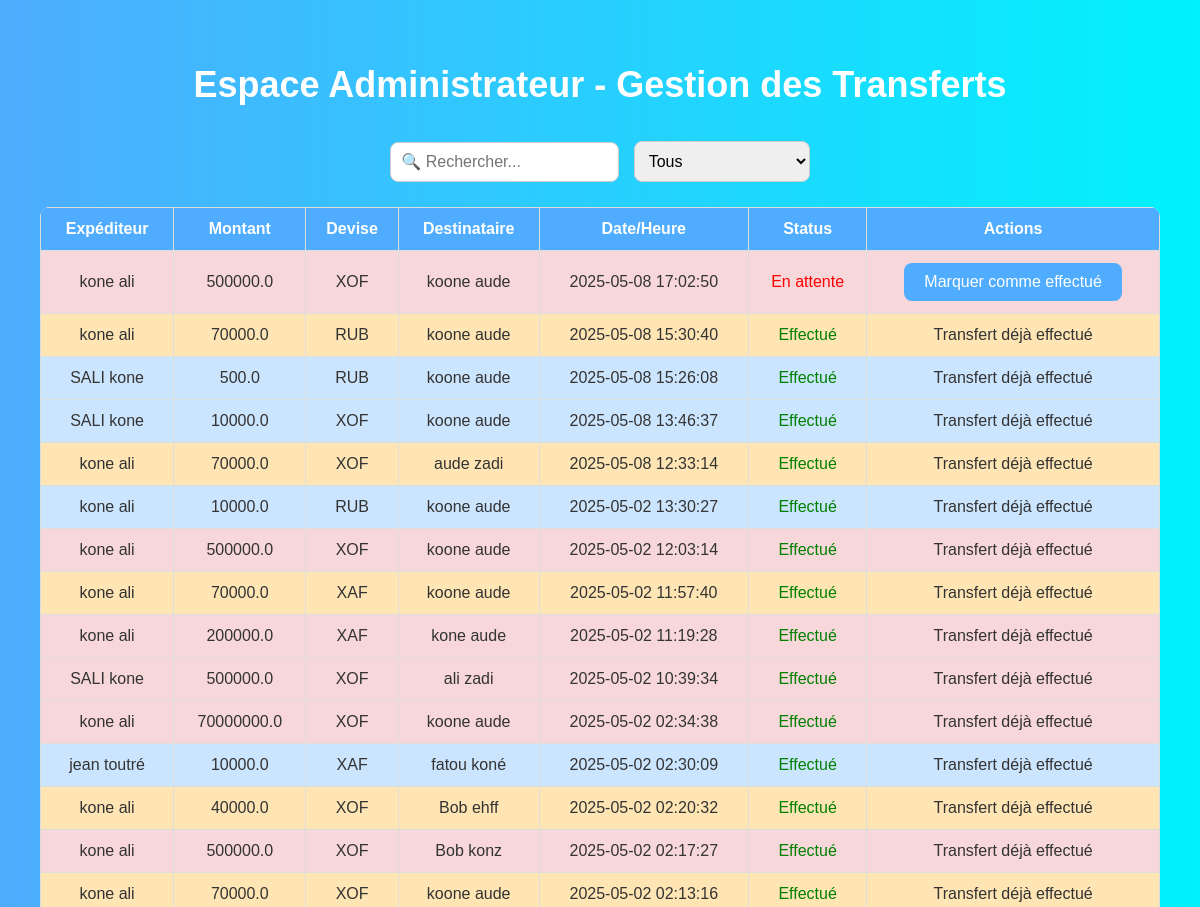
Page /admin_transferts (signed in, upper part) on the earlier database version.
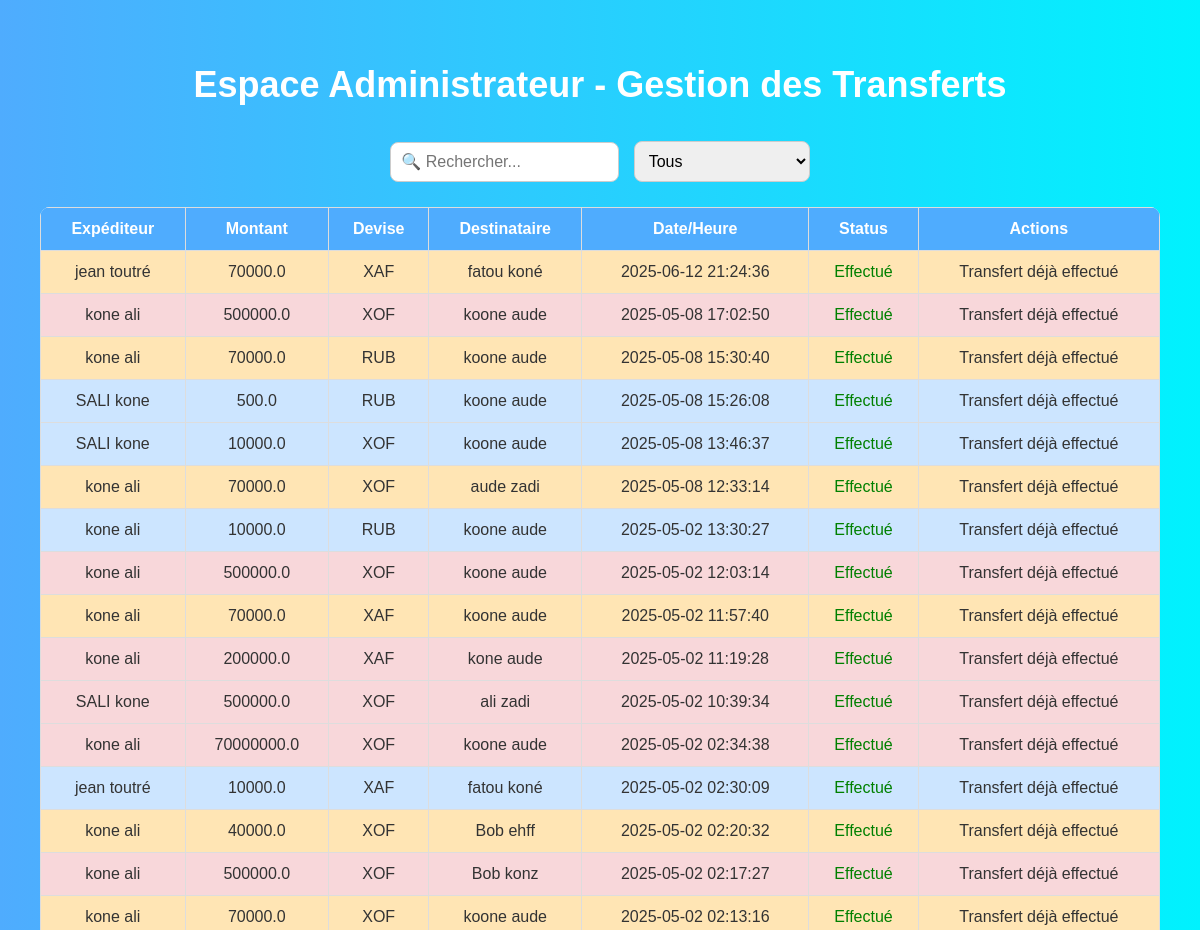
Same page on the later database version.
### tables this page shows
CREATE TABLE pending_transfers (
            id INTEGER PRIMARY KEY AUTOINCREMENT,
            sender_name TEXT,
            sender_country TEXT,
            payment_method TEXT,
            amount REAL,
            total_with_fees REAL,
            currency TEXT,
            recipient_name TEXT,
            recipient_phone TEXT,
            recipient_operator TEXT,
            status TEXT DEFAULT 'en_attente',
            created_at TEXT
        , recipient_country TEXT, exchange_rate REAL, converted_amount REAL, numero_expediteur TEXT, currency_dest TEXT);

### app.py (the view)
@app.route('/admin_transferts')
def admin_transferts():
    if 'user_role' not in session or session['user_role'] != 'admin':
        return redirect(url_for('login'))
    conn = sqlite3.connect('transfert.db')
    conn.row_factory = sqlite3.Row
    c = conn.cursor()
    c.execute("SELECT * FROM pending_transfers ORDER BY created_at DESC")
    transferts = c.fetchall()
    conn.close()
    csrf_token = generate_csrf()  # 🔐 Génère le token manuellement
    return render_template('admin_transferts.html', transferts=transferts, csrf_token=csrf_token)

### templates/admin_transferts.html (shortened to what this page needs)
<!DOCTYPE html>
<html lang="fr">
<head>
</head>
<body>
<div class="admin-container">
  <h1 class="admin-title">Espace Administrateur - Gestion des Transferts</h1>
  <div class="search-bar">
    <input type="text" id="searchInput" onkeyup="filterTable()" placeholder="🔍 Rechercher...">
    <select id="statusFilter" onchange="filterTable()">
      <option value="tous">Tous</option>
    </select>
  </div>
  <table class="admin-table" id="transfertTable">
    <thead>
      <tr>
        <th>Expéditeur</th>
        <th>Montant</th>
        <th>Devise</th>
        <th>Destinataire</th>
        <th>Date/Heure</th>
        <th>Status</th>
        <th>Actions</th>
      </tr>
    </thead>
    <tbody>
      {% for transfert in transferts %}
      {% set montant = transfert.amount | float %}
      <tr class="{% if montant <= 30000 %}tr-blue{% elif montant <= 80000 %}tr-orange{% else %}tr-red{% endif %}">
        <td>{{ transfert.sender_name }}</td>
        <td>{{ transfert.amount }}</td>
        <td>{{ transfert.currency }}</td>
        <td>{{ transfert.recipient_name }}</td>
        <td>{{ transfert.created_at }}</td>
        <td>
          {% if transfert.status == 'en_attente' %}
            <span style="color: red;">En attente</span>
          {% elif transfert.status == 'paiement_confirme' %}
            <span style="color: orange;">Paiement confirmé</span>
          {% else %}
            <span style="color: green;">Effectué</span>
          {% endif %}
        </td>
        <td>
          {% if transfert.status in ['en_attente', 'paiement_confirme'] %}
            <button class="admin-button mark-button" data-id="{{ transfert.id }}">Marquer comme effectué</button>
          {% else %}
            <span>Transfert déjà effectué</span>
          {% endif %}
        </td>
      </tr>
      {% endfor %}
    </tbody>
  </table>
</div>
</body>
</html>

Differences in the rows shown:
added pending_transfers: status "Effectué"
changed pending_transfers (number 2 of 16 on the later page): status "En attente Marquer comme effectué" → "Effectué Transfert déjà effectué"
